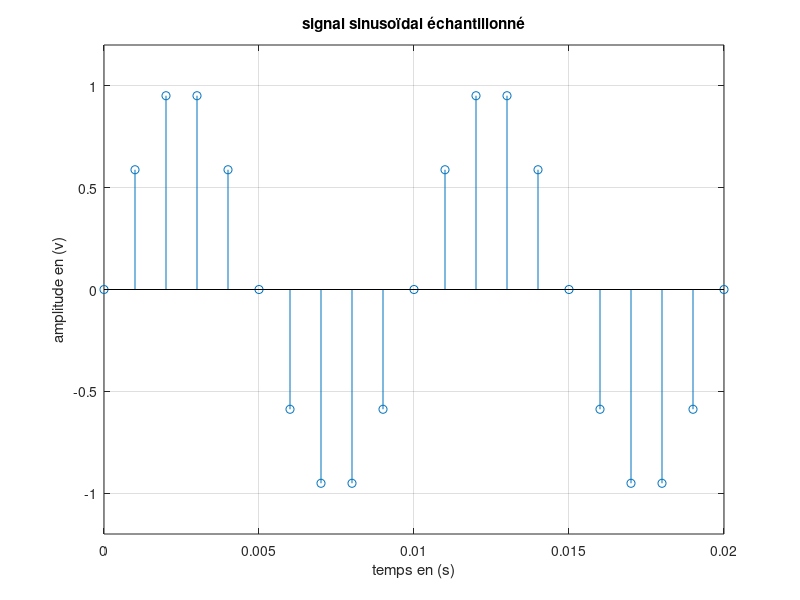

Reproduce this figure in MATLAB.

fe = 1000;          % Fréquence d'échantillonnage en Hz
t = -10:1/fe:10;    % Vecteur temps de -10s à 10s avec pas 1/fe
f0 = 100;           % Fréquence du signal en Hz
x = sin(2*pi*f0*t); % Signal sinusoïdal

figure(6);         
stem(t,x);          
grid on;            
xlabel('temps en (s)');    
ylabel('amplitude en (v)');
title('signal sinusoïdal échantillonné'); 
axis([0 0.02 -1.2 1.2]);  % Limite l'affichage à 2 périodes (0 à 0.02s) et amplitude ±1.2